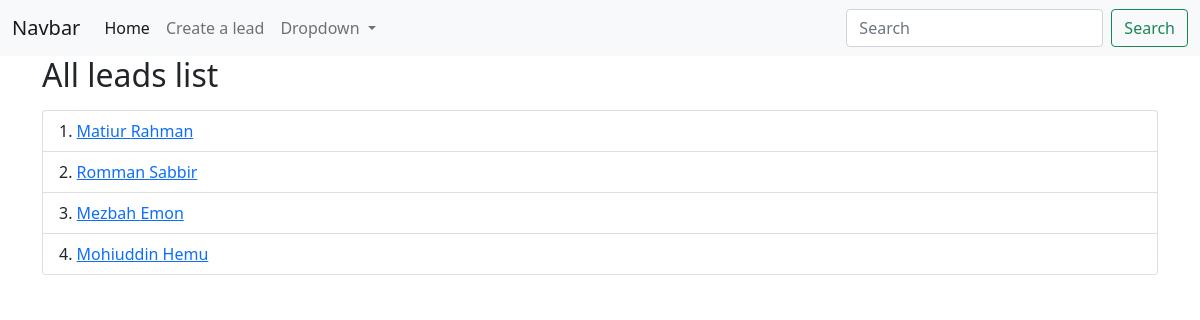
Screenshot of /leads/ with the database file from the repository.
### main/models.py (models this page shows, shortened)
class Lead(models.Model):
    first_name = models.CharField(max_length=20)
    last_name = models.CharField(max_length=20)
    age = models.IntegerField(default=0)
    agent = models.ForeignKey(Agent, on_delete=models.CASCADE)
    created_at = models.DateTimeField(auto_now_add=True)
    updated_at = models.DateTimeField(auto_now=True)
    class Meta:
        ordering = ['-created_at']

### main/views.py (the view)
# urls.py: path('', views.Lead_list, name="leadList"),
def Lead_list(request):
    leads = Lead.objects.all()
    context = {
        "leads":leads,
    }
    return render(request, "Leads/leads_list.html", context)

### templates/Leads/leads_list.html (shortened to what this page needs)
{% extends "base.html" %}
{% block content %}
    <div class="container">
        <h2> All leads list </h2>
        <p>
        <ol class="list-group list-group-numbered">
            {% for lead in leads %}
                <li class="list-group-item"><a href="{% url 'leads:leadDetail' lead.pk %}">{{lead.first_name}} {{lead.last_name}}</a></li>
            {% endfor %}
        </ol>
        </p>
    </div>
{% endblock content %}

### rows the page displays
Lead: first_name "Matiur", last_name "Rahman"
Lead: first_name "Romman", last_name "Sabbir"
Lead: first_name "Mezbah", last_name "Emon"
Lead: first_name "Mohiuddin", last_name "Hemu"
